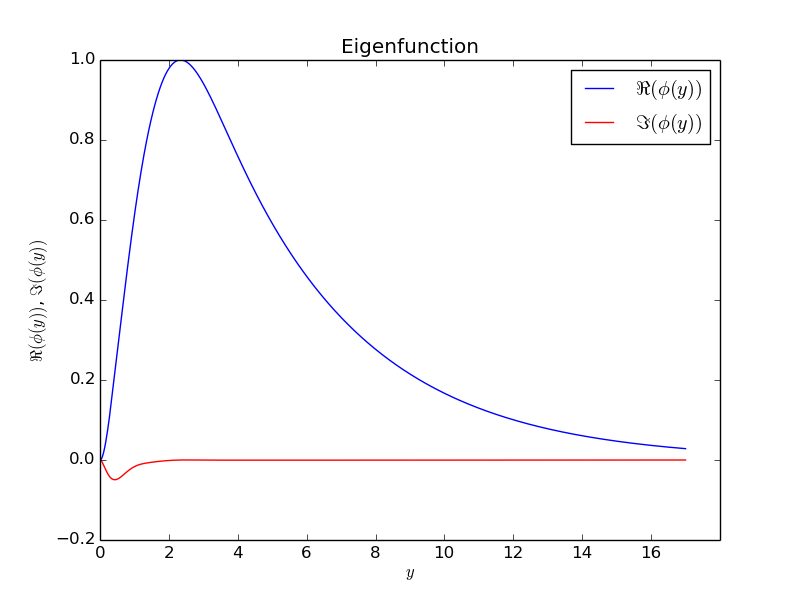

Python code for this plot:
import matplotlib.pyplot as plt
import numpy as np
phi = np.loadtxt("fort.11")
plt.title('Eigenfunction')
plt.ylabel(r"$\Re(\phi(y))$, $\Im(\phi(y))$")
plt.xlabel(r"$y$")
plt.plot(phi[:,0],phi[:,1],'b-',label=r"$\Re(\phi(y))$")
plt.plot(phi[:,0],phi[:,2],'r-',label=r"$\Im(\phi(y))$")
plt.legend()
plt.savefig("phi.png")
plt.show(block=False)
